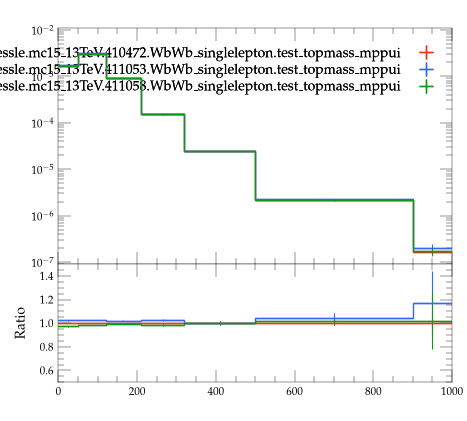

Reproduce this figure in Python.
#! /usr/bin/env python3

# This Python script was auto-generated using YODA v2.1.2.
# Analysis object: /WbWb_singlelepton/pT_met
# Timestamp: 07-08-2026 (09:26:45)

import matplotlib as mpl
import matplotlib.pyplot as plt
mpl.use('Agg') # comment out for interactive use
import os
import numpy as np
from numpy import nan, inf

plotDir = os.path.split(os.path.realpath(__file__))[0]
if 'YODA_USER_PLOT_PATH' in globals():
    plot_outdir = globals()['YODA_USER_PLOT_PATH']
else:
    plot_outdir = plotDir

#plot style
plt.style.use(os.path.join(plotDir, '../default.mplstyle'))
# plot metadata
figW, figH = plt.rcParams['figure.figsize']
ax_xLabel = ''
ax_yLabel = ''
ax_title  = ''
ax_xScale = 'linear'
ax_yScale = 'log'
xLims = (0.0, 1000.0)
yLims = (9e-08, 0.011000000000000001)

# TeX-friendly labels for the legend
labels = {
  'legend' : ([ r"user.johessle.mc15\_13TeV.410472.WbWb\_singlelepton.test\_topmass\_mppui", r"user.johessle.mc15\_13TeV.411053.WbWb\_singlelepton.test\_topmass\_mppui", r"user.johessle.mc15\_13TeV.411058.WbWb\_singlelepton.test\_topmass\_mppui" ], r""),
}

# Adjust canvas width and height
canvasW = 10.0
canvasH = 9.0
figW *= canvasW/10.
figH *= canvasH/9.

# Create figure and axis objects
fig, (ax, ratio0_ax) = plt.subplots(2, 1, sharex=True,
                  figsize=(figW,figH), gridspec_kw={'height_ratios': (6.0, 3.0)})

# Set figure margins
plt.subplots_adjust(
    left   = 1.0 * plt.rcParams['figure.subplot.left'],
    right  = 1.0 * plt.rcParams['figure.subplot.right'],
    top    = 1.0 * plt.rcParams['figure.subplot.top'],
    bottom = 1.0 * plt.rcParams['figure.subplot.bottom'])

ratio0_ax.yaxis.set_major_locator(mpl.ticker.MultipleLocator(0.2))
ratio0_ax.set_ylim(0.5, 1.4999)
ratio0_ax.set_ylabel('Ratio')

# the numerical data is stored in a separate file
dataf = dict()
prefix = os.path.split(__file__)[0]
if prefix:    prefix = prefix + '/'
exec(open(prefix+'pT_met__data.py').read(), dataf)


legend_handles = dict() # keep track of handles for the legend

# style options for curves
# starts at zorder>=5 to draw curve on top of legend
styles = {
  'user.johessle.mc15_13TeV.410472.WbWb_singlelepton.test_topmass_mppui.yoda': {
    'color' : '#EE3311',
    'linestyle' : '-',
    'lineopacity' : 1.0,
    'linewidth' : 1,
    'marker' : 'none',
    'markersize' : 2,
    'capsize' : 0.0,
    'zorder' : 5,
    'histstyle' : 1,
    'drawstyle' : 'steps-pre',
    'xerrorbars' : 1,
    'yerrorbars' : 1,
    'fillcolor' : None,
    'fillopacity' : 1.0,
    'ratio0_linestyle' : '-',
    'ratio0_lineopacity' : 1.0,
    'ratio0_linewidth' : 1,
    'ratio0_marker' : 'none',
    'ratio0_markersize' : 2,
    'ratio0_capsize' : 0.0,
    'ratio0_zorder' : 5,
    'ratio0_histstyle' : 1,
    'ratio0_drawstyle' : 'steps-pre',
    'ratio0_xerrorbars' : 1,
    'ratio0_yerrorbars' : 1,
  },
  'user.johessle.mc15_13TeV.411053.WbWb_singlelepton.test_topmass_mppui.yoda': {
    'color' : '#3366FF',
    'linestyle' : '-',
    'lineopacity' : 1.0,
    'linewidth' : 1,
    'marker' : 'none',
    'markersize' : 2,
    'capsize' : 0.0,
    'zorder' : 6,
    'histstyle' : 1,
    'drawstyle' : 'steps-pre',
    'xerrorbars' : 1,
    'yerrorbars' : 1,
    'fillcolor' : None,
    'fillopacity' : 1.0,
    'ratio0_linestyle' : '-',
    'ratio0_lineopacity' : 1.0,
    'ratio0_linewidth' : 1,
    'ratio0_marker' : 'none',
    'ratio0_markersize' : 2,
    'ratio0_capsize' : 0.0,
    'ratio0_zorder' : 6,
    'ratio0_histstyle' : 1,
    'ratio0_drawstyle' : 'steps-pre',
    'ratio0_xerrorbars' : 1,
    'ratio0_yerrorbars' : 1,
  },
  'user.johessle.mc15_13TeV.411058.WbWb_singlelepton.test_topmass_mppui.yoda': {
    'color' : '#109618',
    'linestyle' : '-',
    'lineopacity' : 1.0,
    'linewidth' : 1,
    'marker' : 'none',
    'markersize' : 2,
    'capsize' : 0.0,
    'zorder' : 7,
    'histstyle' : 1,
    'drawstyle' : 'steps-pre',
    'xerrorbars' : 1,
    'yerrorbars' : 1,
    'fillcolor' : None,
    'fillopacity' : 1.0,
    'ratio0_linestyle' : '-',
    'ratio0_lineopacity' : 1.0,
    'ratio0_linewidth' : 1,
    'ratio0_marker' : 'none',
    'ratio0_markersize' : 2,
    'ratio0_capsize' : 0.0,
    'ratio0_zorder' : 7,
    'ratio0_histstyle' : 1,
    'ratio0_drawstyle' : 'steps-pre',
    'ratio0_xerrorbars' : 1,
    'ratio0_yerrorbars' : 1,
  },
}

# curve from input yoda files in main panel
for label, yvals in dataf['yvals'].items():
    if all(np.isnan(v) for v in dataf['yvals'][label]):
        continue
    tmp = None
    if styles[label]['histstyle']: # draw as histogram
        xpos = dataf['xedges'][label] if styles[label]['drawstyle'] else dataf['xpoints'][label]
        ypos = np.insert(yvals, 0, yvals[0]) if styles[label]['drawstyle'] else yvals
        if styles[label]['fillcolor']: # fill area below curve
            ax.fill_between(xpos, ypos, step='pre',
                            color=styles[label]['fillcolor'],
                            alpha=styles[label]['fillopacity'])
        tmp, = ax.plot(xpos, ypos,
                       color=styles[label]['color'],
                       linestyle=styles[label]['linestyle'],
                       alpha=styles[label]['lineopacity'],
                       linewidth=styles[label]['linewidth'],
                       drawstyle=styles[label]['drawstyle'], solid_joinstyle='miter',
                       zorder=styles[label]['zorder'], label=label)
    tmp = ax.errorbar(dataf['xpoints'][label], yvals,
                      xerr=np.array(dataf['xerrs'][label])*styles[label]['xerrorbars'],
                      yerr=np.array(dataf['yerrs'][label])*styles[label]['yerrorbars'],
                      fmt=styles[label]['marker'], capsize=styles[label]['capsize'],
                      alpha=styles[label]['lineopacity'],
                      markersize=styles[label]['markersize'],
                      ecolor=styles[label]['color'],
                      color=styles[label]['color'], zorder=styles[label]['zorder'])
    tmp[-1][0].set_linestyle(styles[label]['linestyle'])
    tmp[-1][0].set_linewidth(styles[label]['linewidth'])
    if label in dataf['add_legend_handle']:  legend_handles[label] = tmp
    for varLabel in dataf['variation_yvals'].keys():
        if varLabel.startswith(label):
            tmp, = ax.plot(dataf['xedges'][label], dataf['variation_yvals'][varLabel],
                           color=styles[label]['color'],
                           linestyle=styles[label]['linestyle'],
                           linewidth=styles[label]['linewidth'],
                           drawstyle='steps-pre', solid_joinstyle='miter',
                           zorder=styles[label]['zorder'], alpha=0.5)


# plots on ratio panel
# curve from input yoda files in ratio panel
for label, yvals in dataf['ratio0_yvals'].items():
    if all(np.isnan(v) for v in yvals):
        continue
    if styles[label]['ratio0_histstyle']: # plot as histogram
        xpos = dataf['xedges']['user.johessle.mc15_13TeV.410472.WbWb_singlelepton.test_topmass_mppui.yoda'] if styles[label]['ratio0_drawstyle'] else dataf['xpoints']['user.johessle.mc15_13TeV.410472.WbWb_singlelepton.test_topmass_mppui.yoda']
        ypos = np.insert(yvals, 0, yvals[0]) if styles[label]['ratio0_drawstyle'] else yvals
        ratio0_ax.plot(xpos, ypos,
                       color=styles[label]['color'],
                       linewidth=styles[label]['linewidth'],
                       linestyle=styles[label]['ratio0_linestyle'],
                       alpha=styles[label]['ratio0_lineopacity'],
                       drawstyle=styles[label]['ratio0_drawstyle'], zorder=styles[label]['zorder'],
                       solid_joinstyle='miter')
    tmp = ratio0_ax.errorbar(dataf['xpoints']['user.johessle.mc15_13TeV.410472.WbWb_singlelepton.test_topmass_mppui.yoda'], yvals,
                             xerr=np.array(dataf['ref_xerrs'])*styles[label]['ratio0_xerrorbars'],
                             yerr=np.array(dataf['ratio0_yerrs'][label])*styles[label]['ratio0_yerrorbars'],
                             fmt=styles[label]['ratio0_marker'], capsize=styles[label]['ratio0_capsize'],
                             alpha=styles[label]['ratio0_lineopacity'],
                             markersize=styles[label]['ratio0_markersize'],
                             ecolor=styles[label]['color'],
                             color=styles[label]['color'])
    tmp[-1][0].set_linestyle(styles[label]['ratio0_linestyle'])
    tmp[-1][0].set_linewidth(styles[label]['ratio0_linewidth'])

    for varlabel in dataf['ratio0_variation_vals'].keys():
        if varlabel.startswith(label):
            ratio0_ax.plot(dataf['xedges']['user.johessle.mc15_13TeV.410472.WbWb_singlelepton.test_topmass_mppui.yoda'],
                            dataf['ratio0_variation_vals'][varlabel],
                            color=styles[label]['color'],
                            linestyle=styles[label]['linestyle'],
                            linewidth=styles[label]['linewidth'],
                            drawstyle='steps-pre', solid_joinstyle='miter',
                            zorder=1, alpha=0.5)

legend_items = list(legend_handles.values())
ax.add_artist(ax.legend(legend_items,
                        labels['legend'][0],
                        title=labels['legend'][1],
                        alignment='right',
                        loc='upper right',
                        bbox_to_anchor=(1.0, 0.97),markerfirst=False))

# set plot metadata as defined above
ratio0_ax.set_xlabel(ax_xLabel)
ratio0_ax.xaxis.set_label_coords(1., -0.15)
ax.set_ylabel(ax_yLabel, ha='right', va='top')
ax.yaxis.set_label_coords(-0.11, 1.0)
ax.set_title(ax_title, loc='left')
ax.set_xscale(ax_xScale)
ax.set_yscale(ax_yScale)
ratio0_ax.set_yscale('linear')
ax.set_xlim(xLims)
ax.set_ylim(yLims)

# tick formatting
plt.rcParams['xtick.top'] = True
plt.rcParams['ytick.right'] = True
ax.yaxis.set_major_locator(mpl.ticker.LogLocator(base=10.0, numticks=np.inf))
ax.yaxis.set_minor_locator(mpl.ticker.LogLocator(
                           base=10.0, subs=np.arange(0.1, 1, 0.1), numticks=np.inf))
fig.align_ylabels((ax, ratio0_ax))
plt.savefig(os.path.join(plot_outdir, 'pT_met.pdf'), format='PDF')
plt.savefig(os.path.join(plot_outdir, 'pT_met.png'), format='PNG')

plt.close(fig)
